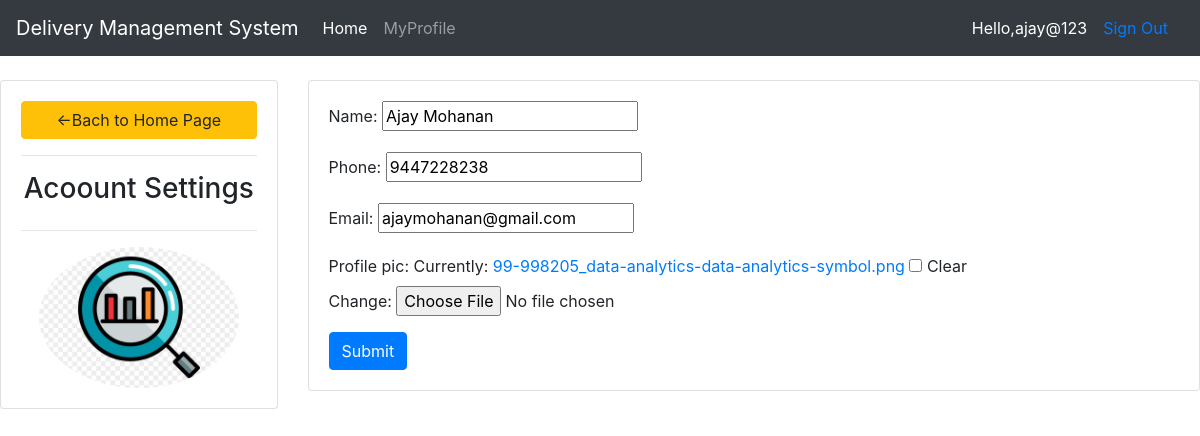
/userprofile/ (signed in), run on the app's committed database.
### accounts/models.py (models this page shows, shortened)
class Customer(models.Model):
    user=models.OneToOneField(User,null=True,on_delete=models.CASCADE)
    name=models.CharField(max_length=200,null=True)
    phone=models.CharField(max_length=200,null=True)
    email=models.CharField(max_length=200,null=True)
    date_created=models.DateTimeField(auto_now_add=True,null=True)
    profile_pic=models.ImageField(null=True,blank=True)

### accounts/decorators.py (the view)
        def wrapper_func(request,*args,**kwargs):
            group=None;
            if request.user.groups.exists():
                group=request.user.groups.all()[0].name
            if group in allowed_roles:
                return view_func(request,*args,**kwargs)
            else:
                return HttpResponse("You are unAunthenticated User")

### accounts/forms.py
class CustomerForm(ModelForm):
    class Meta:
        model=Customer
        fields='__all__'
        exclude=['user']

### accounts/views.py (called while the page is built)
@login_required(login_url='Login')
@allowed_users(allowed_roles=['customer'])
def customersettings(request):
    customerData=request.user.customer
    form=CustomerForm(instance=customerData)
    print(form)
    context={'form':form}
    return render (request,'accounts/custommer_settings.html',context)

### accounts/templates/accounts/custommer_settings.html (shortened to what this page needs)
{% extends 'accounts/main.html' %}
{% block content %}
<br>
<div class="row">
    <div class="col-md-3">
        <div class="card card-body">
            <a class="btn btn-warning" href="#">&#8592;Bach to Home Page</a>
            <hr>
            <h3 style="text-align: center;">Acoount Settings</h3>
            <hr>
            <img src="{{request.user.customer.profile_pic.url}}" alt="" class="profile-pic">
        </div>
    </div>
    <div class="col-md-9">
        <div class="card card-body">
            <form action="" method="post">
                {{form.as_p}}
                <input type="submit" class="btn btn-primary" name="Update Infomration">
            </form>
        </div>
    </div>
</div>
{% endblock %}

### accounts/templates/accounts/navbar.html (shortened to what this page needs)
<nav class="navbar navbar-expand-lg navbar-dark bg-dark">
    <a class="navbar-brand" href="#">Delivery Management System</a>
    <div class="collapse navbar-collapse" id="navbarNav">
      <ul class="navbar-nav">
        {% if request.user.is_staff %}
        <li class="nav-item active">
          <a class="nav-link" href="{% url 'home' %}">Home <span class="sr-only">(current)</span></a>
        </li>
        <li class="nav-item">
          <a class="nav-link" href="{% url 'products' %}">Products</a>
        </li>
        {% else %}
        <li class="nav-item active">
          <a class="nav-link" href="{% url 'userpage' %}">Home <span class="sr-only">(current)</span></a>
        </li>
        <li class="nav-item">
          <a class="nav-link" href="{% url 'userprofile' %}">MyProfile</a>
        </li>
        {% endif %}
      </ul>
    </div>
    <span style="color: white;">Hello,{{request.user}}</span>
    <span><a class="nav-link" href="{% url 'logout' %}" >Sign Out</a></span>
  </nav>

### accounts/templates/accounts/custommer_settings.html (style rules this page uses)
.profile-pic { max-width: 200px; max-height: 200px; margin: 0 auto; border-radius: 50%; }

### data on the page
Customer: name "Ajay Mohanan", phone "9447228238", email "ajaymohanan@gmail.com"

### other printed values
{{ request.user }} "ajay@123"
